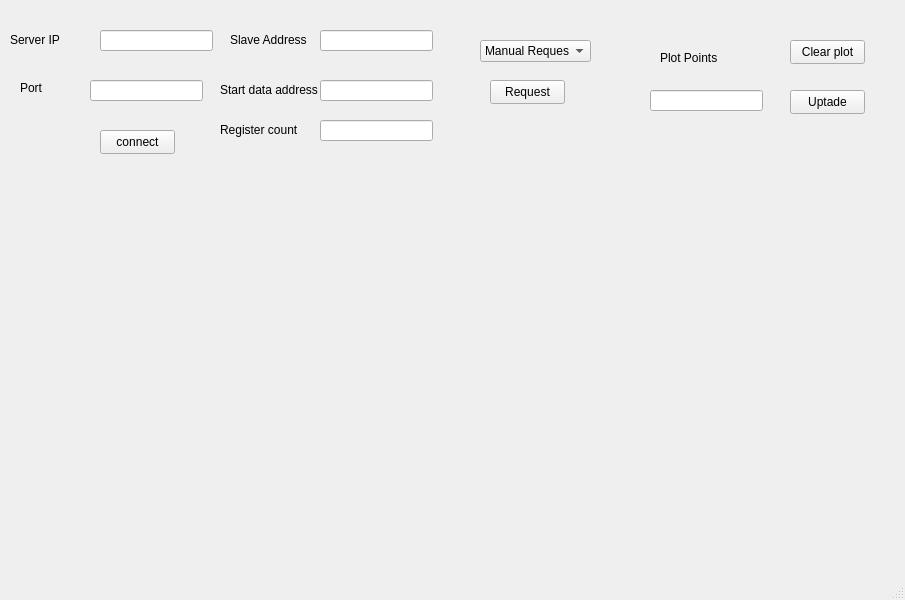
<?xml version="1.0" encoding="UTF-8"?>
<ui version="4.0">
 <class>MainWindow</class>
 <widget class="QMainWindow" name="MainWindow">
  <property name="geometry">
   <rect>
    <x>0</x>
    <y>0</y>
    <width>905</width>
    <height>600</height>
   </rect>
  </property>
  <property name="windowTitle">
   <string>MainWindow</string>
  </property>
  <widget class="QWidget" name="centralwidget">
   <widget class="QLineEdit" name="lineEdit_serverip">
    <property name="geometry">
     <rect>
      <x>100</x>
      <y>30</y>
      <width>113</width>
      <height>21</height>
     </rect>
    </property>
   </widget>
   <widget class="QLineEdit" name="lineEdit_port">
    <property name="geometry">
     <rect>
      <x>90</x>
      <y>80</y>
      <width>113</width>
      <height>21</height>
     </rect>
    </property>
   </widget>
   <widget class="QLineEdit" name="lineEdit_slaveaddress">
    <property name="geometry">
     <rect>
      <x>320</x>
      <y>30</y>
      <width>113</width>
      <height>21</height>
     </rect>
    </property>
   </widget>
   <widget class="QLineEdit" name="lineEdit_startdata">
    <property name="geometry">
     <rect>
      <x>320</x>
      <y>80</y>
      <width>113</width>
      <height>21</height>
     </rect>
    </property>
   </widget>
   <widget class="QLineEdit" name="lineEdit_count">
    <property name="geometry">
     <rect>
      <x>320</x>
      <y>120</y>
      <width>113</width>
      <height>21</height>
     </rect>
    </property>
   </widget>
   <widget class="QComboBox" name="comboBox_interval">
    <property name="geometry">
     <rect>
      <x>480</x>
      <y>40</y>
      <width>111</width>
      <height>22</height>
     </rect>
    </property>
    <item>
     <property name="text">
      <string>Manual Request</string>
     </property>
    </item>
    <item>
     <property name="text">
      <string>0.5 seg</string>
     </property>
    </item>
    <item>
     <property name="text">
      <string>1 seg</string>
     </property>
    </item>
    <item>
     <property name="text">
      <string>5 seg</string>
     </property>
    </item>
    <item>
     <property name="text">
      <string>10 seg</string>
     </property>
    </item>
    <item>
     <property name="text">
      <string>30 seg</string>
     </property>
    </item>
   </widget>
   <widget class="QPushButton" name="pushButton_request">
    <property name="geometry">
     <rect>
      <x>490</x>
      <y>80</y>
      <width>75</width>
      <height>24</height>
     </rect>
    </property>
    <property name="text">
     <string>Request</string>
    </property>
   </widget>
   <widget class="QLineEdit" name="lineEdit_plotpoint">
    <property name="geometry">
     <rect>
      <x>650</x>
      <y>90</y>
      <width>113</width>
      <height>21</height>
     </rect>
    </property>
   </widget>
   <widget class="QPushButton" name="pushButton_clearplot">
    <property name="geometry">
     <rect>
      <x>790</x>
      <y>40</y>
      <width>75</width>
      <height>24</height>
     </rect>
    </property>
    <property name="text">
     <string>Clear plot</string>
    </property>
   </widget>
   <widget class="QPushButton" name="pushButton_update">
    <property name="geometry">
     <rect>
      <x>790</x>
      <y>90</y>
      <width>75</width>
      <height>24</height>
     </rect>
    </property>
    <property name="text">
     <string>Uptade</string>
    </property>
   </widget>
   <widget class="QLabel" name="label">
    <property name="geometry">
     <rect>
      <x>10</x>
      <y>30</y>
      <width>81</width>
      <height>20</height>
     </rect>
    </property>
    <property name="text">
     <string>Server IP</string>
    </property>
   </widget>
   <widget class="QLabel" name="label_2">
    <property name="geometry">
     <rect>
      <x>20</x>
      <y>80</y>
      <width>49</width>
      <height>16</height>
     </rect>
    </property>
    <property name="text">
     <string>Port</string>
    </property>
   </widget>
   <widget class="QLabel" name="label_4">
    <property name="geometry">
     <rect>
      <x>230</x>
      <y>30</y>
      <width>81</width>
      <height>20</height>
     </rect>
    </property>
    <property name="text">
     <string>Slave Address</string>
    </property>
   </widget>
   <widget class="QLabel" name="label_5">
    <property name="geometry">
     <rect>
      <x>220</x>
      <y>80</y>
      <width>101</width>
      <height>20</height>
     </rect>
    </property>
    <property name="text">
     <string>Start data address</string>
    </property>
   </widget>
   <widget class="QLabel" name="label_6">
    <property name="geometry">
     <rect>
      <x>220</x>
      <y>120</y>
      <width>91</width>
      <height>20</height>
     </rect>
    </property>
    <property name="text">
     <string>Register count</string>
    </property>
   </widget>
   <widget class="QPushButton" name="pushButton_connect">
    <property name="geometry">
     <rect>
      <x>100</x>
      <y>130</y>
      <width>75</width>
      <height>24</height>
     </rect>
    </property>
    <property name="text">
     <string>connect</string>
    </property>
   </widget>
   <widget class="QLabel" name="label_3">
    <property name="geometry">
     <rect>
      <x>660</x>
      <y>50</y>
      <width>71</width>
      <height>16</height>
     </rect>
    </property>
    <property name="text">
     <string>Plot Points</string>
    </property>
   </widget>
   <widget class="QCustomPlot" name="widget_grafica" native="true">
    <property name="geometry">
     <rect>
      <x>120</x>
      <y>200</y>
      <width>571</width>
      <height>261</height>
     </rect>
    </property>
   </widget>
  </widget>
  <widget class="QMenuBar" name="menubar">
   <property name="geometry">
    <rect>
     <x>0</x>
     <y>0</y>
     <width>905</width>
     <height>22</height>
    </rect>
   </property>
  </widget>
  <widget class="QStatusBar" name="statusbar"/>
 </widget>
 <customwidgets>
  <customwidget>
   <class>QCustomPlot</class>
   <extends>QWidget</extends>
   <header location="global">qcustomplot.h</header>
   <container>1</container>
  </customwidget>
 </customwidgets>
 <resources/>
 <connections/>
</ui>
